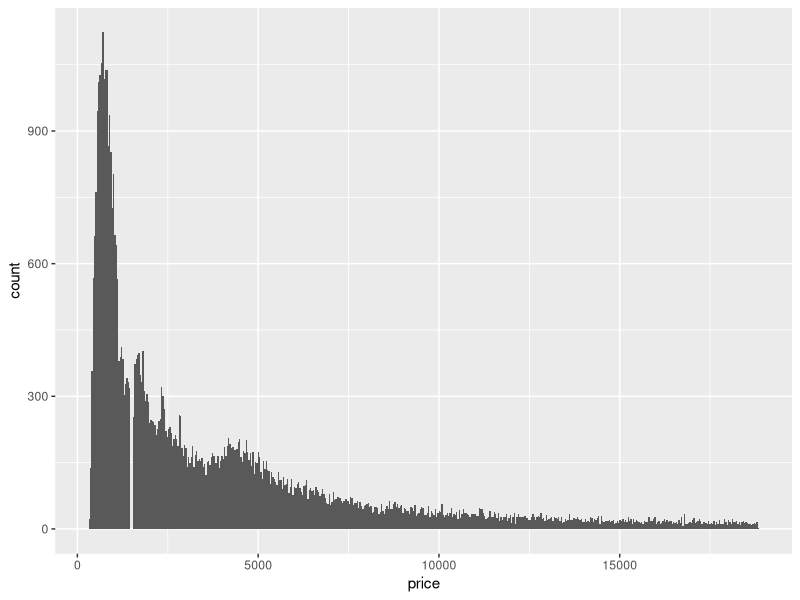
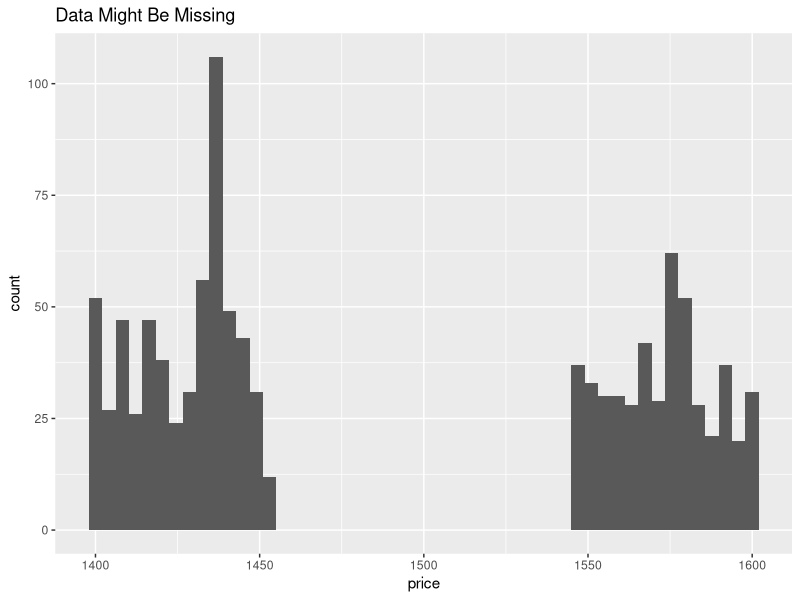

Here is the R script that generated these plots, in order:
## ---- chunk 1
knitr::opts_chunk$set(echo = TRUE)
## ---- chunk 2
library(tidyverse)
Diamond_Data <- diamonds
Diamond_Gap <- diamonds
## ---- chunk 3
ggplot2::diamonds
## ---- chunk 4
ggplot(diamonds,mapping = aes(price)) +
  geom_histogram(bins = 500)
## ---- chunk 5

Diamond_Gap <- diamonds %>% filter(price <= 1600 & price >= 1400)
ggplot(Diamond_Gap,mapping = aes(price)) +
  geom_histogram(bins = 50)+
  ggtitle("Data Might Be Missing")

## ---- chunk 6

ggplot2::diamonds %>% filter(price <= 1546 & price >= 1453)
